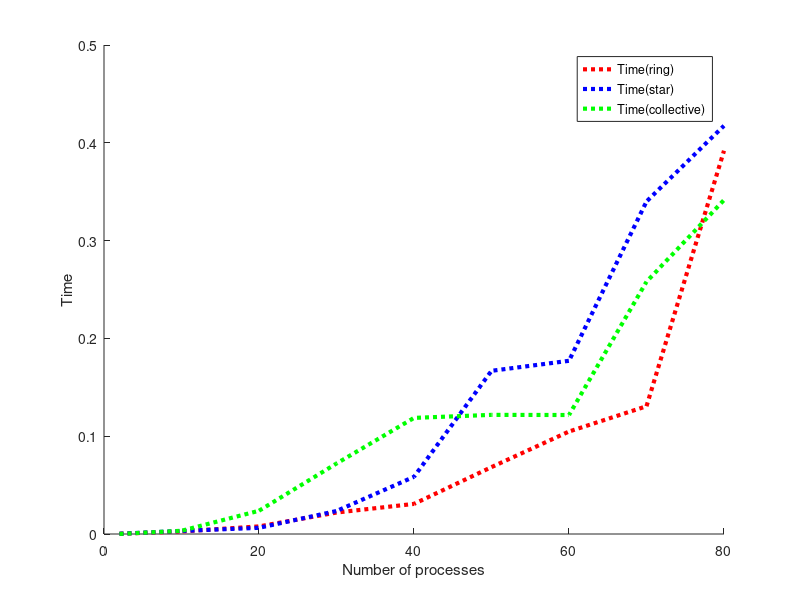

The MATLAB source for this figure:
file=load('data.txt');
x = file(:,1);
y1 = file(:,2);
y2 = file(:,3);
y3 = file(:,4);
hold on
figure(1)
plot(x,y1,'r:','linewidth',3)
xlabel('Number of processes')
ylabel('Time')

plot(x,y2,'b:','linewidth',3)
xlabel('Number of processes')
ylabel('Time')

plot(x,y3,'g:','linewidth',3)
xlabel('Number of processes')
ylabel('Time')
legend('Time(ring)','Time(star)', 'Time(collective)')